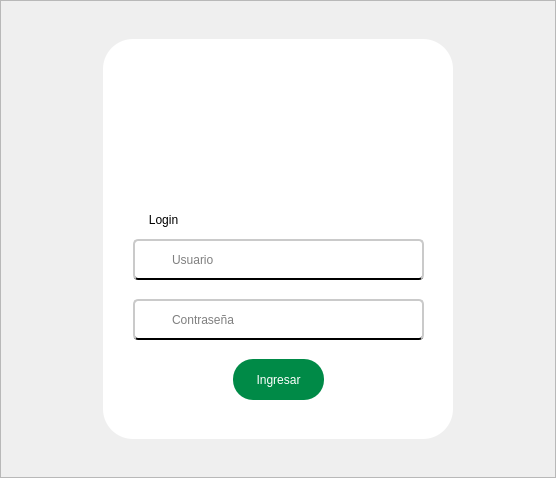
<?xml version="1.0" encoding="UTF-8"?>
<ui version="4.0">
 <class>Login</class>
 <widget class="QWidget" name="Login">
  <property name="geometry">
   <rect>
    <x>0</x>
    <y>0</y>
    <width>556</width>
    <height>478</height>
   </rect>
  </property>
  <property name="windowTitle">
   <string>Form</string>
  </property>
  <property name="styleSheet">
   <string notr="true"/>
  </property>
  <layout class="QHBoxLayout" name="horizontalLayout">
   <property name="spacing">
    <number>0</number>
   </property>
   <property name="leftMargin">
    <number>0</number>
   </property>
   <property name="topMargin">
    <number>0</number>
   </property>
   <property name="rightMargin">
    <number>0</number>
   </property>
   <property name="bottomMargin">
    <number>0</number>
   </property>
   <item>
    <widget class="QFrame" name="frame">
     <property name="styleSheet">
      <string notr="true">
    background: qlineargradient(
        x1:0, y1:0, x2:1, y2:1,
        stop:0 #3fea87, stop:1 #00770e)
   
</string>
     </property>
     <property name="frameShape">
      <enum>QFrame::StyledPanel</enum>
     </property>
     <property name="frameShadow">
      <enum>QFrame::Raised</enum>
     </property>
     <layout class="QHBoxLayout" name="horizontalLayout_2">
      <item alignment="Qt::AlignHCenter">
       <widget class="QFrame" name="espacio_del_login">
        <property name="minimumSize">
         <size>
          <width>350</width>
          <height>400</height>
         </size>
        </property>
        <property name="maximumSize">
         <size>
          <width>350</width>
          <height>400</height>
         </size>
        </property>
        <property name="styleSheet">
         <string notr="true">QFrame{
	background-color:#ffffff;
	border-radius: 30px;
		


}</string>
        </property>
        <property name="frameShape">
         <enum>QFrame::StyledPanel</enum>
        </property>
        <property name="frameShadow">
         <enum>QFrame::Raised</enum>
        </property>
        <widget class="QLabel" name="titulo_login">
         <property name="geometry">
          <rect>
           <x>20</x>
           <y>160</y>
           <width>81</width>
           <height>41</height>
          </rect>
         </property>
         <property name="styleSheet">
          <string notr="true">QLabel{
	
	font: 75 16pt &quot;Arial&quot;;
	

}</string>
         </property>
         <property name="text">
          <string>Login</string>
         </property>
         <property name="alignment">
          <set>Qt::AlignCenter</set>
         </property>
        </widget>
        <widget class="QLineEdit" name="input_usuario">
         <property name="geometry">
          <rect>
           <x>30</x>
           <y>200</y>
           <width>291</width>
           <height>41</height>
          </rect>
         </property>
         <property name="styleSheet">
          <string notr="true">QLineEdit{
	
	background-color: rgb(255, 255, 255);
	font: 12pt &quot;Arial&quot;;
	border-radius:5px;
	padding-left: 35px;
	padding-top:1px;
	border-bottom:2px solid black  ;
	border-top: 2px solid rgb(202, 202, 202);
	border-left: 2px solid rgb(202, 202, 202);
	border-right: 2px solid rgb(202, 202, 202);

}

QLineEdit:focus{

	border: 2px solid rgb(17, 192, 255)



}</string>
         </property>
         <property name="placeholderText">
          <string>Usuario</string>
         </property>
        </widget>
        <widget class="QLabel" name="icono_usuario">
         <property name="geometry">
          <rect>
           <x>40</x>
           <y>210</y>
           <width>21</width>
           <height>21</height>
          </rect>
         </property>
         <property name="styleSheet">
          <string notr="true">background-color: rgb(255, 255, 255);
border-radius:10px;</string>
         </property>
         <property name="text">
          <string/>
         </property>
         <property name="pixmap">
          <pixmap>../recursos_de_imagenes/iconos_de_interfaz/icono_de_usuario.png</pixmap>
         </property>
         <property name="scaledContents">
          <bool>true</bool>
         </property>
        </widget>
        <widget class="QLineEdit" name="input_contrasena">
         <property name="geometry">
          <rect>
           <x>30</x>
           <y>260</y>
           <width>291</width>
           <height>41</height>
          </rect>
         </property>
         <property name="styleSheet">
          <string notr="true">QLineEdit{
	
	background-color: rgb(255, 255, 255);
	font: 12pt &quot;Arial&quot;;
	border-radius:5px;
	padding-left: 35px;
	padding-top:1px;
	border-bottom:2px solid black  ;
	border-top: 2px solid rgb(202, 202, 202);
	border-left: 2px solid rgb(202, 202, 202);
	border-right: 2px solid rgb(202, 202, 202);

}

QLineEdit:focus{

	border: 2px solid rgb(17, 192, 255)



}</string>
         </property>
         <property name="text">
          <string/>
         </property>
         <property name="echoMode">
          <enum>QLineEdit::Password</enum>
         </property>
         <property name="placeholderText">
          <string>Contraseña</string>
         </property>
         <property name="cursorMoveStyle">
          <enum>Qt::VisualMoveStyle</enum>
         </property>
        </widget>
        <widget class="QLabel" name="icono_contrasena">
         <property name="geometry">
          <rect>
           <x>40</x>
           <y>270</y>
           <width>21</width>
           <height>21</height>
          </rect>
         </property>
         <property name="styleSheet">
          <string notr="true">background-color: rgb(255, 255, 255);
border-radius:10px;</string>
         </property>
         <property name="text">
          <string/>
         </property>
         <property name="pixmap">
          <pixmap>../recursos_de_imagenes/iconos_de_interfaz/icono_contraseña.png</pixmap>
         </property>
         <property name="scaledContents">
          <bool>true</bool>
         </property>
        </widget>
        <widget class="QPushButton" name="boton_ingresar">
         <property name="geometry">
          <rect>
           <x>130</x>
           <y>320</y>
           <width>91</width>
           <height>41</height>
          </rect>
         </property>
         <property name="cursor">
          <cursorShape>PointingHandCursor</cursorShape>
         </property>
         <property name="styleSheet">
          <string notr="true">QPushButton{

	background-color: #008a47;
	font: 75 14pt &quot;Arial&quot;;
	color: rgb(255, 255, 255);
	border-radius:20px;

}

QPushButton:hover{

	
	background-color: rgb(0, 56, 10);

}</string>
         </property>
         <property name="text">
          <string>Ingresar</string>
         </property>
        </widget>
        <widget class="QPushButton" name="boton_ver_contrasena">
         <property name="geometry">
          <rect>
           <x>280</x>
           <y>270</y>
           <width>31</width>
           <height>21</height>
          </rect>
         </property>
         <property name="cursor">
          <cursorShape>PointingHandCursor</cursorShape>
         </property>
         <property name="styleSheet">
          <string notr="true">QPushButton{
	border: 0px;
	
	background-color: rgb(255, 255, 255);

}</string>
         </property>
         <property name="text">
          <string/>
         </property>
         <property name="icon">
          <iconset>
           <normaloff>../recursos_de_imagenes/iconos_de_interfaz/no_ver_contraseña.png</normaloff>../recursos_de_imagenes/iconos_de_interfaz/no_ver_contraseña.png</iconset>
         </property>
         <property name="iconSize">
          <size>
           <width>25</width>
           <height>25</height>
          </size>
         </property>
        </widget>
        <widget class="QLabel" name="logo_del_tela">
         <property name="geometry">
          <rect>
           <x>90</x>
           <y>20</y>
           <width>161</width>
           <height>151</height>
          </rect>
         </property>
         <property name="text">
          <string/>
         </property>
         <property name="pixmap">
          <pixmap>../recursos_de_imagenes/Tela.ico</pixmap>
         </property>
         <property name="scaledContents">
          <bool>true</bool>
         </property>
        </widget>
       </widget>
      </item>
     </layout>
    </widget>
   </item>
  </layout>
 </widget>
 <resources/>
 <connections/>
</ui>
